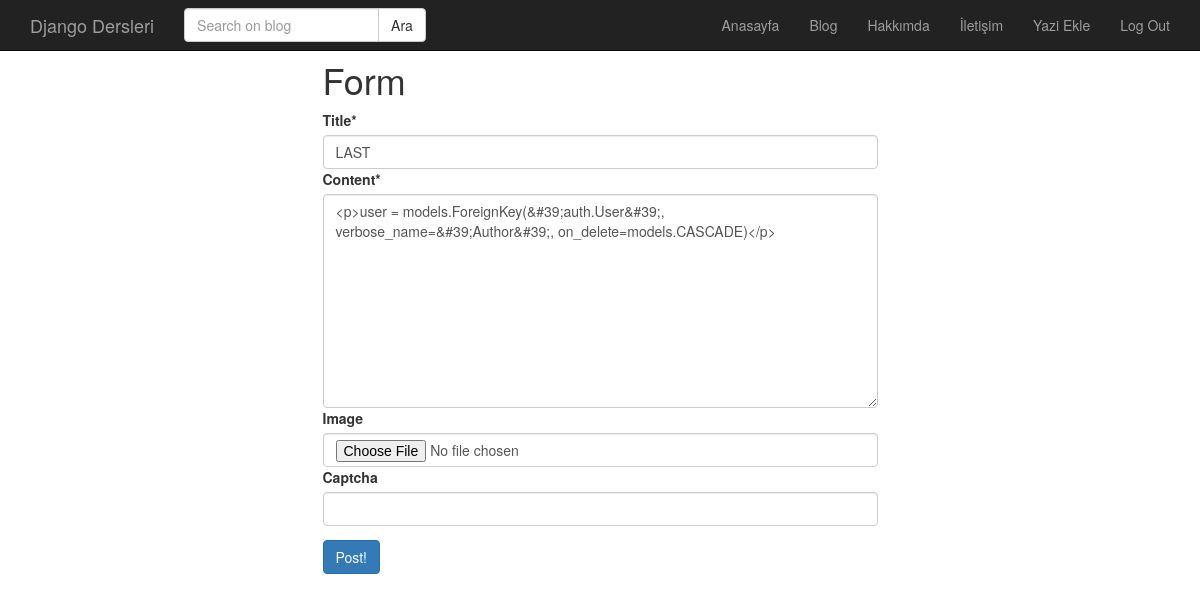
The page /post/last/update/ (signed in) on the database its author committed.
### post/models.py (models this page shows, shortened)
class Post(models.Model):
    user = models.ForeignKey('auth.User', verbose_name='Author', on_delete=models.CASCADE, related_name='posts')
    baslik = models.CharField(max_length=120, verbose_name='Title')
    metin = RichTextField(verbose_name='Content')
    yayimlanma_tarihi = models.DateTimeField(verbose_name='Published Date', auto_now_add=True)
    image = models.ImageField(null=True, blank=True)
    slug = models.SlugField(unique=True, null=True, blank=True, editable=False, max_length=130)
    class Meta:
        ordering = ['-yayimlanma_tarihi', 'id']

### post/views.py (the view)
# urls.py: path('<str:slug>/update/', post_update, name='update'),
def post_update(request, slug):
    if not request.user.is_authenticated:
        return Http404()
    post = get_object_or_404(Post, slug=slug) # neden post'u asagida yukarida create metodunda yaptigimiz gibi form.save'a atamadik? guncellenmis yeni bir objects olmadi mi sonucta?
    form = PostForm(request.POST or None, request.FILES or None, instance=post)
    if form.is_valid():
        form.save()
        messages.success(request, "It's updated successfully!", extra_tags='message-success')
        return HttpResponseRedirect(post.get_absolute_url())
    context = {
            'form' : form,
        }
    return render(request, 'post/form.html', context)

### post/forms.py
class PostForm(forms.ModelForm):
    captcha = ReCaptchaField()
    class Meta:
        model = Post
        fields = [
            'baslik',
            'metin',
            'image',
        ]

### templates/post/form.html (shortened to what this page needs)
{% extends 'base.html' %}
{% load crispy_forms_tags %}
{% block body %}
    <div class="container">
        <div class="row">
            <div class="col-md-6 col-md-offset-3">
                 <form method="post" enctype="multipart/form-data">
                    <h1>Form</h1>
                    {{ form | crispy}}
                    <input class="btn btn-primary"type="submit" value="Post!" style="margin-top: 14px;">
                </form>
            </div>
        </div>
    </div>
{% endblock %}

### static/css/style.css (style rules this page uses)
body { padding-top: 40px; }

### rows shown on the page
Post: baslik "LAST", metin "<p>user = models.ForeignKey(&#39;auth.User&#39;, verbose_name=&#39;Author&#39;, on_delete=models.CASCADE)</p>"
